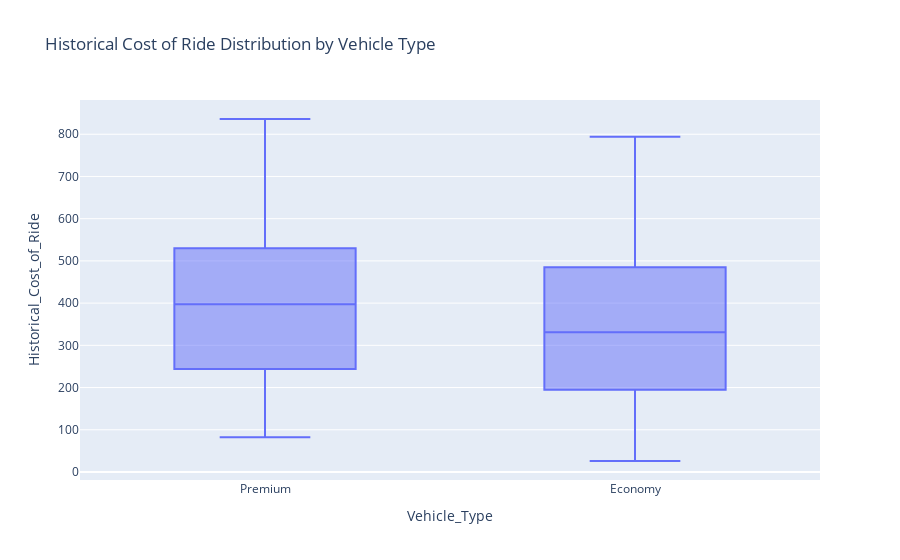

This figure's notebook cell:
### Markdown cell above
Now let’s have a look at the distribution of the historical cost of rides based on the vehicle type:

### Code cell
fig = px.box(data, x='Vehicle_Type', 
             y='Historical_Cost_of_Ride',
             title='Historical Cost of Ride Distribution by Vehicle Type')
fig.show()

### Figure 1 — Plotly figure (JSON) as saved in the notebook; plotly's stock layout.template omitted (floating-point values rounded to 4 significant figures; data arrays with more than 128 entries replaced by an {"elided": "..."} marker saying what was removed)
{"data": [{"alignmentgroup": "True", "hovertemplate": "Vehicle_Type=%{x}<br>Historical_Cost_of_Ride=%{y}<extra></extra>", "legendgroup": "", "marker": {"color": "#636efa"}, "name": "", "notched": false, "offsetgroup": "", "orientation": "v", "showlegend": false, "type": "box", "x": {"elided": "1000 str values"}, "x0": " ", "xaxis": "x", "y": {"elided": "1000 float values"}, "y0": " ", "yaxis": "y"}], "layout": {"boxmode": "group", "legend": {"tracegroupgap": 0}, "title": {"text": "Historical Cost of Ride Distribution by Vehicle Type"}, "xaxis": {"anchor": "y", "domain": [0, 1], "title": {"text": "Vehicle_Type"}}, "yaxis": {"anchor": "x", "domain": [0, 1], "title": {"text": "Historical_Cost_of_Ride"}}}}
